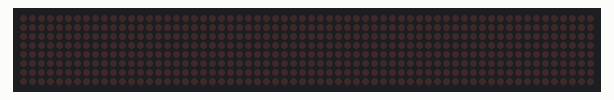
A sketch run on a simulated Arduino Uno, built with avr-gcc and run on an emulated ATmega328P. On the bench: 64×8 LED matrix.

Above: at 0.1 s.
At 1.1 s:
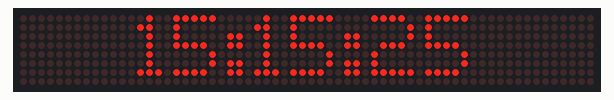
At 3.1 s:
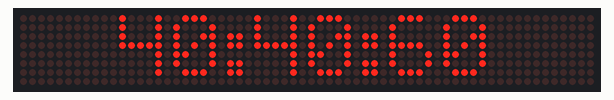

The sketch:

2_Library_Hack.ino
```cpp
#include <MD_Parola.h>
#include <MD_MAX72xx.h>
#include <SPI.h>
/*
 Hello
 I design developer tools for embedded electronic systems. You can buy my projects design files.
 https://www.altiumdesignerprojects.com
*/
#define HARDWARE_TYPE MD_MAX72XX::PAROLA_HW

#define MAX_DEVICES 8
#define CS_PIN      10
#define CLK_PIN     13
#define DATA_PIN    11

MD_Parola P = MD_Parola(HARDWARE_TYPE, DATA_PIN, CLK_PIN, CS_PIN, MAX_DEVICES); // Software spi

char *displayBuffer[] ={"15:15:25","40:40:60"};
byte i;

// 3, 66, 127, 64,       *****   5, 64, 66, 127, 64, 64,

void setup(void){
  P.begin();
}

void loop(void){

  if(P.displayAnimate()){

   P.displayText(displayBuffer[i], PA_CENTER, 20, 1000, PA_PRINT , PA_NO_EFFECT);
     delay(1000);
     i++;
     if( i >= 2){ i=0; }
  }

}
```

Measured:
- what the display in image 1 shows lasts 2.0 s, from 1.0 s to 3.0 s
